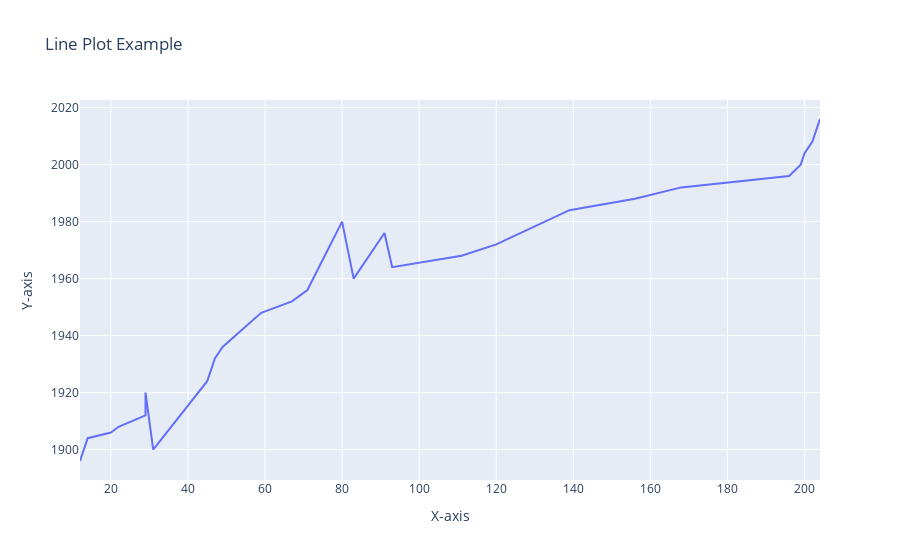

This figure's notebook cell:
### Code cell
plt.figure(figsize=(12, 8))
fig = px.line(data, x=data.values , y = data.index, title="Year Participation")
fig.update_layout(
    title="Line Plot Example",
    xaxis_title="X-axis",
    yaxis_title="Y-axis"
)
fig.show()

### Figure 1 — Plotly figure (JSON) as saved in the notebook; plotly's stock layout.template omitted (floating-point values rounded to 4 significant figures)
{"data": [{"hovertemplate": "x=%{x}<br>Year=%{y}<extra></extra>", "legendgroup": "", "line": {"color": "#636efa", "dash": "solid"}, "marker": {"symbol": "circle"}, "mode": "lines", "name": "", "orientation": "v", "showlegend": false, "type": "scatter", "x": [204, 203, 202, 200, 199, 196, 168, 156, 139, 120, 111, 93, 91, 83, 80, 71, 67, 59, 49, 47, 46, 45, 31, 29, 29, 22, 20, 14, 12], "xaxis": "x", "y": [2016, 2012, 2008, 2004, 2000, 1996, 1992, 1988, 1984, 1972, 1968, 1964, 1976, 1960, 1980, 1956, 1952, 1948, 1936, 1932, 1928, 1924, 1900, 1920, 1912, 1908, 1906, 1904, 1896], "yaxis": "y"}], "layout": {"autosize": true, "legend": {"tracegroupgap": 0}, "title": {"text": "Line Plot Example"}, "xaxis": {"anchor": "y", "autorange": true, "domain": [0, 1], "range": [12, 204], "title": {"text": "X-axis"}, "type": "linear"}, "yaxis": {"anchor": "x", "autorange": true, "domain": [0, 1], "range": [1889.0, 2023.0], "title": {"text": "Y-axis"}, "type": "linear"}}}
